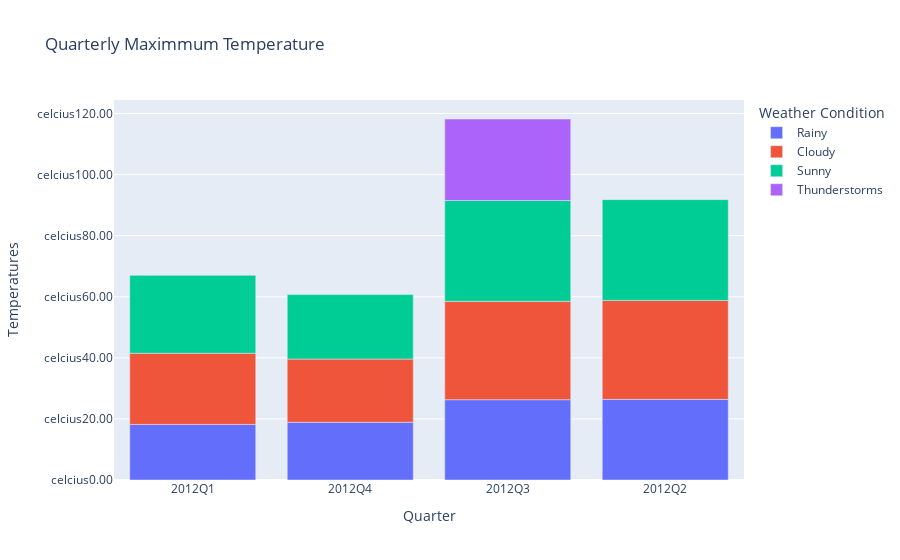

This figure's notebook cell:
### Code cell
fig=px.bar(
 Max_temperature_trend_against_Weather_Condition_Quarterly,
    x = 'Quarter',
    y= 'Temp_C',
    color='Weather Condition',
    hover_name='Weather Condition',
    title='Quarterly Maximmum Temperature ',
    labels={'Temp_C':'Temperatures'}
)
fig.update_layout(showlegend = True,yaxis_tickprefix ='celcius',yaxis_tickformat=',.2f')

### Figure 1 — Plotly figure (JSON) as saved in the notebook; plotly's stock layout.template omitted (floating-point values rounded to 4 significant figures)
{"data": [{"alignmentgroup": "True", "hovertemplate": "<b>%{hovertext}</b><br><br>Weather Condition=Rainy<br>Quarter=%{x}<br>Temperatures=%{y}<extra></extra>", "hovertext": ["Rainy", "Rainy", "Rainy", "Rainy"], "legendgroup": "Rainy", "marker": {"color": "#636efa", "pattern": {"shape": ""}}, "name": "Rainy", "offsetgroup": "Rainy", "orientation": "v", "showlegend": true, "textposition": "auto", "type": "bar", "x": ["2012Q1", "2012Q4", "2012Q3", "2012Q2"], "xaxis": "x", "y": [18.2, 18.9, 26.3, 26.4], "yaxis": "y"}, {"alignmentgroup": "True", "hovertemplate": "<b>%{hovertext}</b><br><br>Weather Condition=Cloudy<br>Quarter=%{x}<br>Temperatures=%{y}<extra></extra>", "hovertext": ["Cloudy", "Cloudy", "Cloudy", "Cloudy"], "legendgroup": "Cloudy", "marker": {"color": "#EF553B", "pattern": {"shape": ""}}, "name": "Cloudy", "offsetgroup": "Cloudy", "orientation": "v", "showlegend": true, "textposition": "auto", "type": "bar", "x": ["2012Q4", "2012Q1", "2012Q3", "2012Q2"], "xaxis": "x", "y": [20.7, 23.3, 32.2, 32.4], "yaxis": "y"}, {"alignmentgroup": "True", "hovertemplate": "<b>%{hovertext}</b><br><br>Weather Condition=Sunny<br>Quarter=%{x}<br>Temperatures=%{y}<extra></extra>", "hovertext": ["Sunny", "Sunny", "Sunny", "Sunny"], "legendgroup": "Sunny", "marker": {"color": "#00cc96", "pattern": {"shape": ""}}, "name": "Sunny", "offsetgroup": "Sunny", "orientation": "v", "showlegend": true, "textposition": "auto", "type": "bar", "x": ["2012Q4", "2012Q1", "2012Q2", "2012Q3"], "xaxis": "x", "y": [21.1, 25.5, 33, 33], "yaxis": "y"}, {"alignmentgroup": "True", "hovertemplate": "<b>%{hovertext}</b><br><br>Weather Condition=Thunderstorms<br>Quarter=%{x}<br>Temperatures=%{y}<extra></extra>", "hovertext": ["Thunderstorms"], "legendgroup": "Thunderstorms", "marker": {"color": "#ab63fa", "pattern": {"shape": ""}}, "name": "Thunderstorms", "offsetgroup": "Thunderstorms", "orientation": "v", "showlegend": true, "textposition": "auto", "type": "bar", "x": ["2012Q3"], "xaxis": "x", "y": [26.7], "yaxis": "y"}], "layout": {"barmode": "relative", "legend": {"title": {"text": "Weather Condition"}, "tracegroupgap": 0}, "showlegend": true, "title": {"text": "Quarterly Maximmum Temperature "}, "xaxis": {"anchor": "y", "domain": [0, 1], "title": {"text": "Quarter"}}, "yaxis": {"anchor": "x", "domain": [0, 1], "tickformat": ",.2f", "tickprefix": "celcius", "title": {"text": "Temperatures"}}}}
